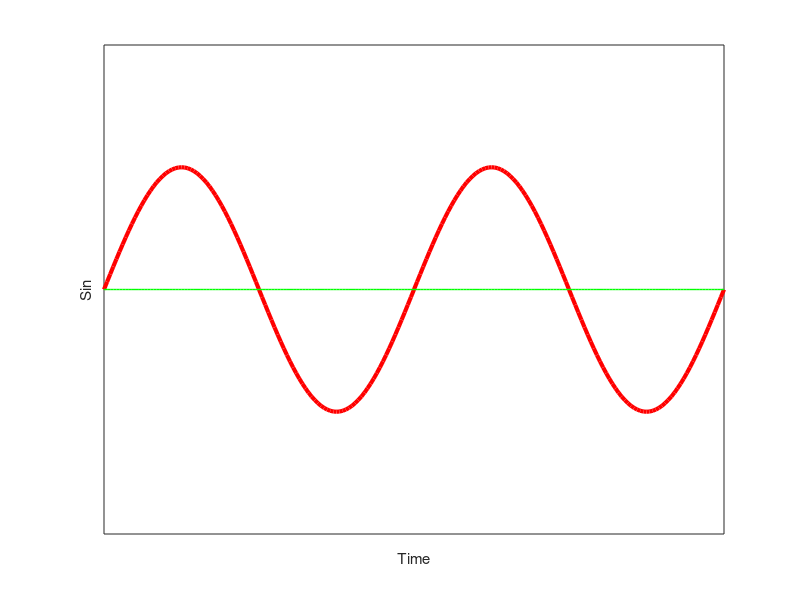

The MATLAB script that drew this image:
t = -1:0.01:1;
y = sin(2 * pi * t);
plot(t, y, '-r', 'LineWidth', 3);
xlabel('Time');
ylabel('Sin');
hold on;
gnd = zeros(1, length(t));
plot(t, gnd, '-g', 'LineWidth', 1);
set(gca, 'xtick', [], 'ytick', [])
ylim([-2 2]);

